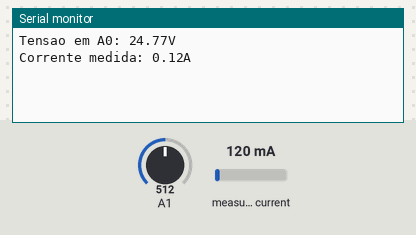
The sketch below on a simulated Arduino Uno, built with avr-gcc and run on an emulated ATmega328P. Parts: the last lines printed to the serial monitor. Inputs (shaded band) come from the test bench; at power-on: measured current 120 mA, A1 = 512.

Above: at 1.2 s.
1.3 s: measured current set to 40 mA
At 1.84 s:
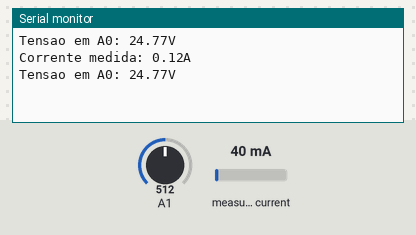
2.8 s: A1 set to 716
At 3.9 s:
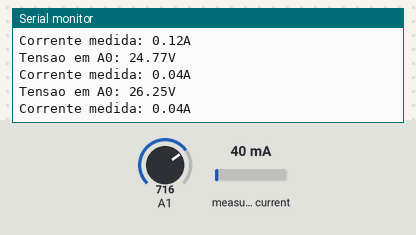
4.3 s: measured current set to 500 mA
At 4.3 s:
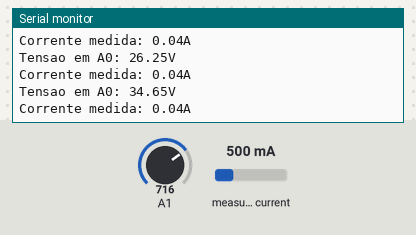
5.8 s: A1 set to 900
At 7.4 s:
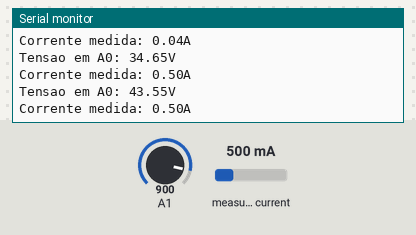
Timing chart, 0 to 8.3 s (numbered marks = the images above; inputs shaded):
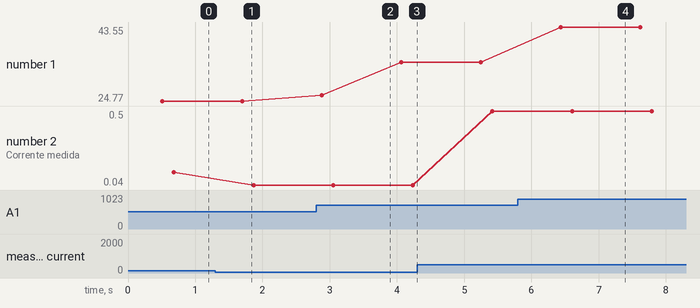

Measured:
- after the input at 2.8 s, the serial monitor: prints a new line after 0.08 s (image 2)
- after the input at 5.8 s, the serial monitor: prints a new line after 0.63 s (image 4)
- plotted number 1: 24.77 → 34.65 after the input at 2.8 s, 34.65 → 43.55 after the input at 5.8 s
- plotted number 2: 0.12 → 0.04 after the input at 1.3 s, 0.04 → 0.5 after the input at 4.3 s

The sketch:

digital_multimetro.ino
```cpp
#include "EmonLib.h" //INCLUSÃO DE BIBLIOTECA

#define AMOSTRAS 100
#define CURRENT_CAL 18.40 //VALOR DE CALIBRAÇÃO (DEVE SER AJUSTADO EM PARALELO COM UM MULTÍMETRO MEDINDO A CORRENTE DA CARGA)
const int pinoSensor = A0; //PINO ANALÓGICO EM QUE O SENSOR ESTÁ CONECTADO

EnergyMonitor emon1;

void setup() {
    Serial.begin(9600);
     emon1.current(pinoSensor, CURRENT_CAL);
}

float readVoltage(uint8_t portaAnalogica, float res1, float res2) {
  float total=0;
  for (int i=0; i<AMOSTRAS; i++) {
    total += 1.0 * analogRead(portaAnalogica);
    delay(5);
  }
  float relacao = ((res1+res2)/res2);
  float tensaoArduino = 4.5;
  float volt = ((((total / (float)AMOSTRAS) * tensaoArduino) / 1023.0) * relacao);
  return volt;
}

void loop() {
  float tensaoA1 = readVoltage(A1,10000000,1000000);
  int current;
  Serial.print("Tensao em A0: ");
  Serial.print(tensaoA1);
  Serial.println ("V");

  emon1.calcVI(17, 100); //FUNÇÃO DE CÁLCULO (17 SEMICICLOS / TEMPO LIMITE PARA FAZER A MEDIÇÃO)
  double currentDraw = emon1.Irms; //VARIÁVEL RECEBE O VALOR DE CORRENTE RMS OBTIDO

  Serial.print("Corrente medida: "); //IMPRIME O TEXTO NA SERIAL
  Serial.print(currentDraw); //IMPRIME NA SERIAL O VALOR DE CORRENTE MEDIDA
  Serial.println("A"); //IMPRIME O TEXTO NA SERIAL
  delay(500);
}
```
